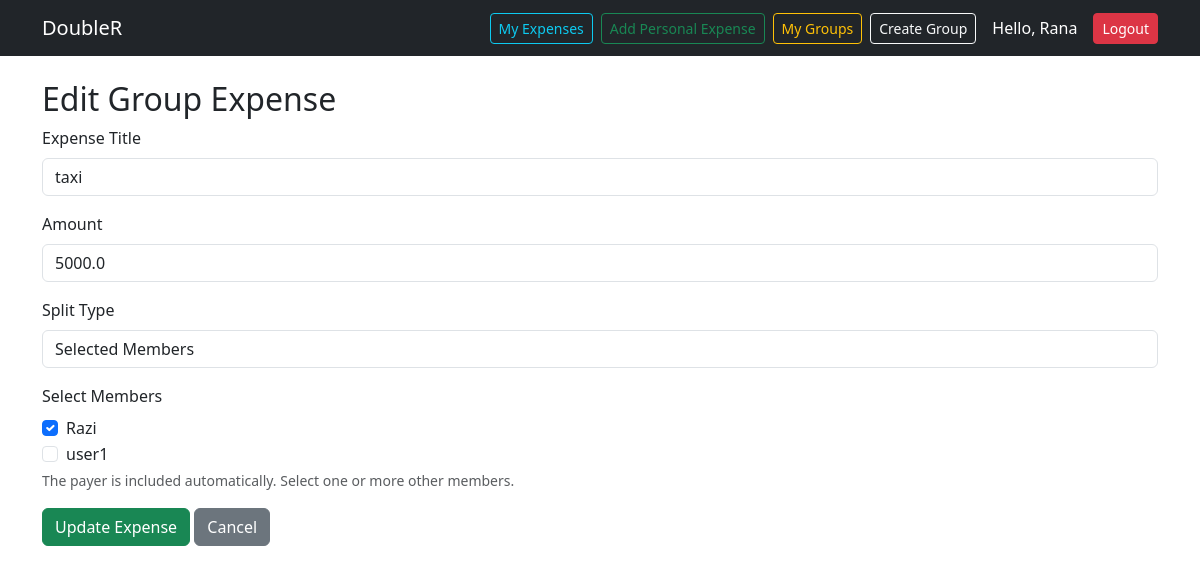
/groups/expense/edit/9/3 (signed in), run on the app's committed database.
### tables this page shows
CREATE TABLE users (
    id INTEGER PRIMARY KEY AUTOINCREMENT,
    username TEXT NOT NULL UNIQUE,
    email TEXT NOT NULL UNIQUE,
    password TEXT NOT NULL
);

CREATE TABLE group_expenses (
    id INTEGER PRIMARY KEY AUTOINCREMENT,
    group_id INTEGER NOT NULL,
    paid_by INTEGER NOT NULL,
    title TEXT NOT NULL,
    amount REAL NOT NULL,
    split_type TEXT NOT NULL DEFAULT 'all',
    created_at TEXT DEFAULT CURRENT_TIMESTAMP,
    FOREIGN KEY (group_id) REFERENCES groups(id),
    FOREIGN KEY (paid_by) REFERENCES users(id)
);

### routes/group_routes.py (the view, shortened to what this page needs)
@group_bp.route("/expense/edit/<int:expense_id>/<int:group_id>", methods=["GET", "POST"])
def edit_group_expense(expense_id, group_id):
    if "user_id" not in session:
        flash("Please login first.", "danger")
        return redirect(url_for("auth.login"))
    user_id = session["user_id"]
    conn = get_db_connection()
    member = conn.execute(
        "SELECT * FROM group_members WHERE group_id = ? AND user_id = ?",
        (group_id, user_id)
    ).fetchone()
    if not member:
        conn.close()
        flash("Access denied.", "danger")
        return redirect(url_for("group.list_groups"))
    expense = conn.execute(
        "SELECT * FROM group_expenses WHERE id = ? AND group_id = ?",
        (expense_id, group_id)
    ).fetchone()
    if not expense:
        conn.close()
        flash("Expense not found.", "danger")
        return redirect(url_for("group.group_detail", group_id=group_id))
    members = conn.execute("""
        SELECT users.id, users.username
        FROM group_members
        JOIN users ON users.id = group_members.user_id
        WHERE group_members.group_id = ?
    """, (group_id,)).fetchall()
    selected_participants = conn.execute("""
        SELECT user_id
        FROM expense_participants
        WHERE expense_id = ?
    """, (expense_id,)).fetchall()
    selected_participant_ids = [row["user_id"] for row in selected_participants]
    conn.close()
    return render_template(
        "groups/edit_expense.html",
        expense=expense,
        group_id=group_id,
        members=members,
        selected_participant_ids=selected_participant_ids
    )

### db/connection.py (called while the page is built)
def get_db_connection():
    conn = sqlite3.connect("database.db")
    conn.row_factory = sqlite3.Row
    return conn

### templates/groups/edit_expense.html (shortened to what this page needs)
{% extends "base.html" %}
{% block content %}
<h2>Edit Group Expense</h2>
<form method="POST">
    <div class="mb-3">
        <label class="form-label">Expense Title</label>
        <input type="text" name="title" class="form-control"
               value="{{ expense['title'] }}" required>
    </div>
    <div class="mb-3">
        <label class="form-label">Amount</label>
        <input type="number" step="0.01" name="amount" class="form-control"
               value="{{ expense['amount'] }}" required>
    </div>
    <div class="mb-3">
        <label class="form-label">Split Type</label>
        <select name="split_type" id="split_type" class="form-control" onchange="toggleParticipants()" required>
            <option value="selected" {% if expense["split_type"] == "selected" %}selected{% endif %}>Selected Members</option>
        </select>
    </div>
    <div class="mb-3" id="participants-box">
        <label class="form-label">Select Members</label>
        {% for m in members %}
            {% if m["id"] != expense["paid_by"] %}
                <div class="form-check">
                    <input class="form-check-input"
                           type="checkbox"
                           name="participants"
                           value="{{ m['id'] }}"
                           id="member_{{ m['id'] }}"
                           {% if m['id'] in selected_participant_ids %}checked{% endif %}>
                    <label class="form-check-label" for="member_{{ m['id'] }}">
                        {{ m["username"] }}
                    </label>
                </div>
            {% endif %}
        {% endfor %}
        <small class="text-muted">
            The payer is included automatically. Select one or more other members.
        </small>
    </div>
    <button type="submit" class="btn btn-success">Update Expense</button>
    <a href="/groups/{{ group_id }}" class="btn btn-secondary">Cancel</a>
</form>
{% endblock %}

### templates/base.html (shortened to what this page needs)
<!DOCTYPE html>
<html lang="en">
<head>
    <link href="https://cdn.jsdelivr.net/npm/bootstrap@5.3.0/dist/css/bootstrap.min.css" rel="stylesheet">
</head>
<body>
<nav class="navbar navbar-expand-lg navbar-dark bg-dark">
    <div class="container">
        <a class="navbar-brand" href="{{ url_for('home') }}">DoubleR</a>
        <div class="d-flex align-items-center gap-2">
            {% if session.get('username') %}
                <a href="/expenses/personal" class="btn btn-outline-info btn-sm">My Expenses</a>
                <a href="/expenses/personal/add" class="btn btn-outline-success btn-sm">Add Personal Expense</a>
                <a href="/groups" class="btn btn-outline-warning btn-sm">My Groups</a>
                <a href="/groups/create" class="btn btn-outline-light btn-sm">Create Group</a>
                <span class="text-white ms-2">Hello, {{ session['username'] }}</span>
                <a href="{{ url_for('auth.logout') }}" class="btn btn-danger btn-sm ms-2">Logout</a>
            {% else %}
                <a href="{{ url_for('auth.login') }}" class="btn btn-outline-light btn-sm me-2">Login</a>
                <a href="{{ url_for('auth.register') }}" class="btn btn-warning btn-sm">Register</a>
            {% endif %}
        </div>
    </div>
</nav>
<div class="container mt-4">
    {% block content %}{% endblock %}
</div>
</body>
</html>

### data on the page
users: username "Rana"
group_expenses: title "taxi", amount "5000.0", split_type "Selected Members"
users: participants "☑", username "Razi"
users: username "user1"
